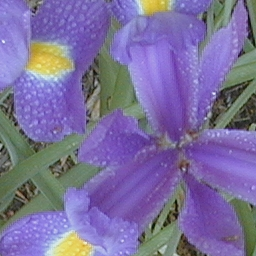
#> input picture immagini/Fiori256.bmp, 256 x 256 px, found by its file name
$ python kmeans.py
#> lines starting #> are read from the running program, lines starting #| are printed output that depends on the picture
import numpy as np
import skimage.io as io
import matplotlib.pyplot as plt
from skimage.color import rgb2hsv, hsv2rgb
from skimage.exposure import equalize_hist
plt.close('all')
x=np.float64(io.imread('Immagini/Fiori256.bmp'))/255
plt.figure(1)
plt.imshow(x)

N,M,L=x.shape
#> N = 256; M = 256; L = 3
K=5

from sklearn.cluster import k_means
d = np.reshape(x, (M*N, 3))
centroid, idx, sum_var = k_means(d, K)
#> centroid = [[0.438, 0.326, 0.635], [0.509, 0.547, 0.438], [0.613, 0.582, 0.845], [0.316, 0.338, 0.279], [0.511, 0.436, 0.748]]; sum_var = 980.9
y = np.reshape(idx, (M,N))
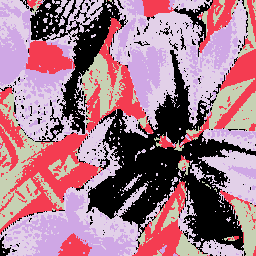
#> y: shape (256, 256) int32; 5 distinct labels, from 0 to 4; one colour per label, 0 black

plt.figure(2)
plt.imshow(y, clim=[0,K-1], cmap='jet')
plt.show()
